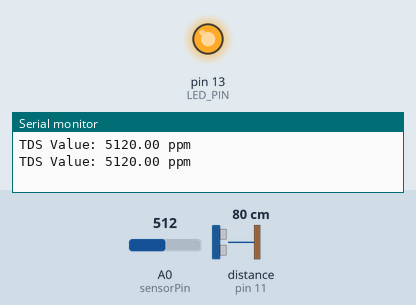
Simulated run of this sketch. Board: Arduino Uno, built with avr-gcc and run on an emulated ATmega328P. Parts: output pins drawn as LEDs (lit = HIGH), the last lines printed to the serial monitor. Inputs (shaded band) come from the test bench; at power-on: A0 (sensorPin) = 512, distance to the obstacle (sensor on pin 11) 80 cm. The echo pulse lasts 58.3 µs per cm.

Above: at 1.8 s.
1.9 s: A0 (sensorPin) set to 56
3.4 s: A0 (sensorPin) set to 45
At 4.3 s:
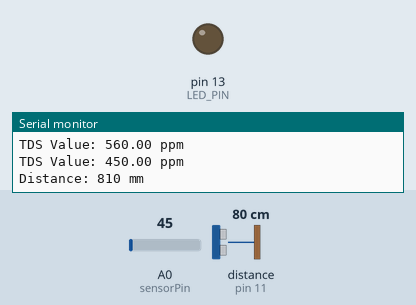
5.5 s: A0 (sensorPin) set to 122
At 6.3 s:
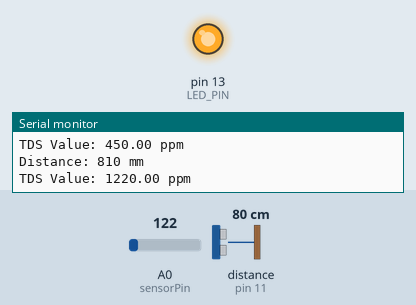
7.5 s: A0 (sensorPin) set to 0
At 8.3 s:
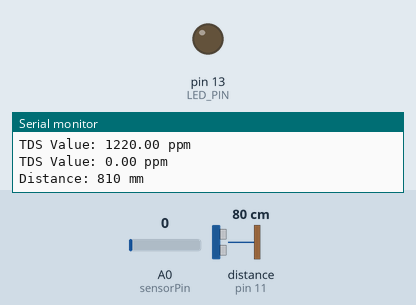
Timing chart, 0 to 10.5 s (numbered marks = the images above; inputs shaded):
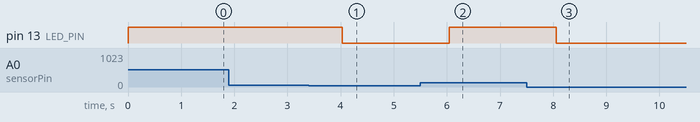

The sketch:

final.ino
```cpp
#include <NewPing.h>

#define TRIGGER_PIN  12
#define ECHO_PIN     11
#define MAX_DISTANCE 200 // Maximum distance in centimeters

#define sensorPin A0 // Assuming the sensor is connected to analog pin A0
#define LED_PIN 13 // LED connected to digital pin 13

NewPing sonar(TRIGGER_PIN, ECHO_PIN, MAX_DISTANCE);

void setup() {
  Serial.begin(9600); // Set the baud rate to match your serial monitor
  pinMode(LED_PIN, OUTPUT); // Set the LED pin as an output
}

void loop() {
  // Read the analog value from the sensor
  int sensorValue = analogRead(sensorPin);

  // Convert the analog value to TDS using a calibration formula
  float tdsValue = map(sensorValue, 0, 150, 0, 1500); // Example calibration, adjust according to your sensor

  // Print the TDS value
  Serial.print("TDS Value: ");
  Serial.print(tdsValue);
  Serial.println(" ppm");

  // Read the distance from the ultrasonic sensor
  unsigned int distance_cm = sonar.ping_cm();

  if (tdsValue > 500|| distance_cm == 0) {
    digitalWrite(LED_PIN, HIGH); // Turn on the LED if TDS  greater than 200 ppm or distance is 0
  } else {
    digitalWrite(LED_PIN, LOW); // Turn off the LED if conditions are not met

    // Filter out erroneous distance readings
    if (distance_cm < 2 || distance_cm > MAX_DISTANCE) { // Adjust threshold according to your requirements
      Serial.println("Error: Invalid distance measurement.");
    } else {
      // Convert cm to mm
      unsigned int distance_mm = distance_cm * 10;
      Serial.print("Distance: ");
      Serial.print(distance_mm);
      Serial.println(" mm");
    }
  }

  delay(1000);
}
```

Measured:
- the behaviour switches between 51 and 50 on A0 (sensorPin) (found by bisection; images 0 and 1)
- after the input at 3.4 s, pin 13 (LED_PIN): HIGH → LOW after 0.63 s
- after the input at 5.5 s, pin 13 (LED_PIN): LOW → HIGH after 0.54 s
- after the input at 7.5 s, pin 13 (LED_PIN): HIGH → LOW after 0.56 s
